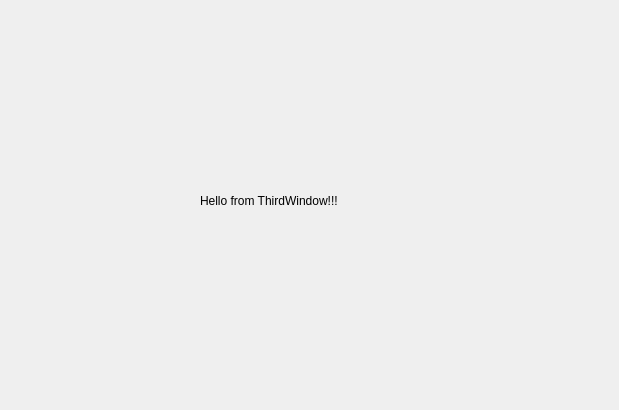
<?xml version="1.0" encoding="UTF-8"?>
<ui version="4.0">
 <class>ThirdWindow</class>
 <widget class="QDialog" name="ThirdWindow">
  <property name="geometry">
   <rect>
    <x>0</x>
    <y>0</y>
    <width>619</width>
    <height>410</height>
   </rect>
  </property>
  <property name="windowTitle">
   <string>Dialog</string>
  </property>
  <widget class="QLabel" name="label">
   <property name="geometry">
    <rect>
     <x>200</x>
     <y>170</y>
     <width>241</width>
     <height>61</height>
    </rect>
   </property>
   <property name="text">
    <string>Hello from ThirdWindow!!!</string>
   </property>
  </widget>
 </widget>
 <resources/>
 <connections/>
</ui>
